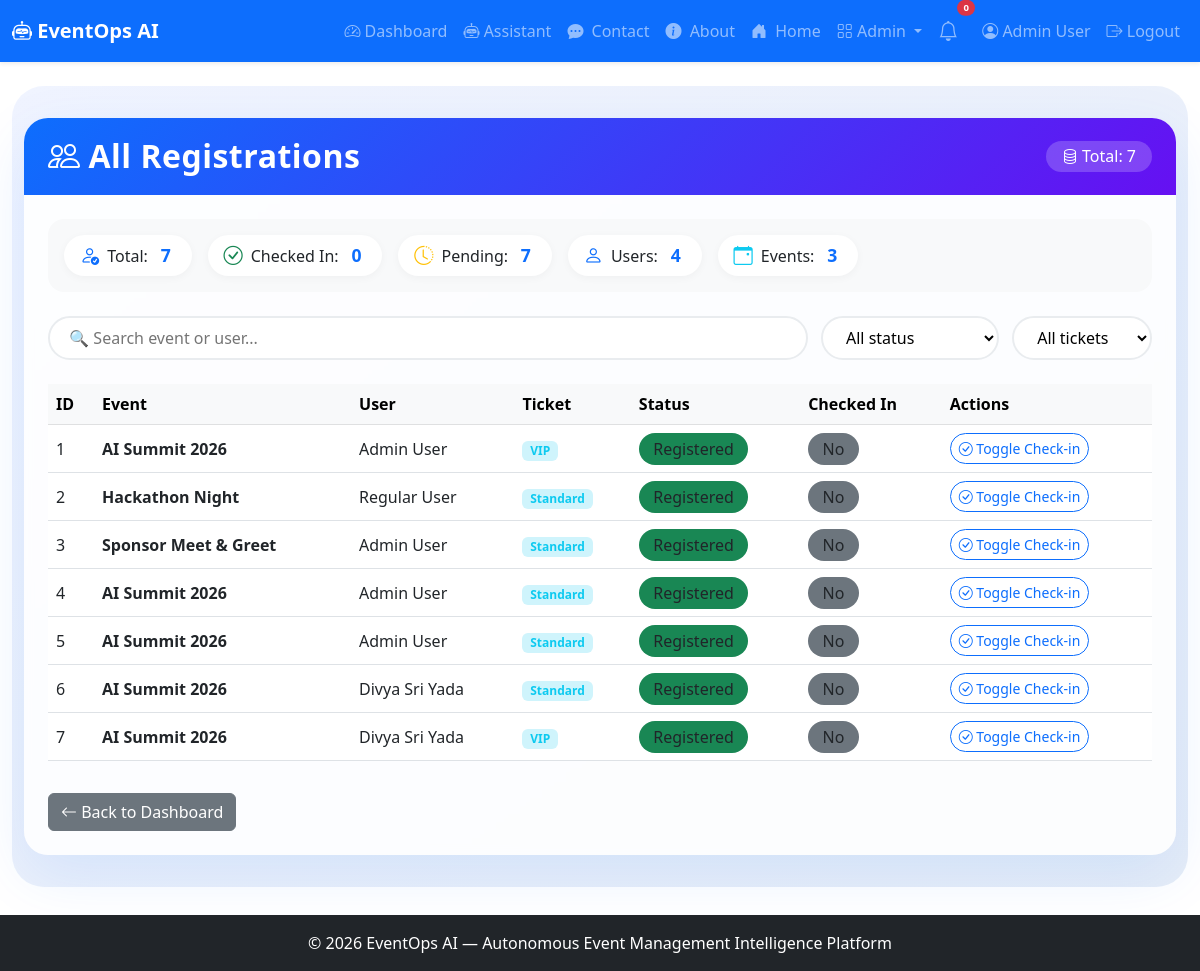
The page /admin/registrations (signed in) on the database its author committed.
### app.py (models this page shows, shortened)
class User(UserMixin, db.Model):
    id = db.Column(db.Integer, primary_key=True)
    name = db.Column(db.String(100), nullable=False)
    email = db.Column(db.String(100), unique=True, nullable=False)
    password_hash = db.Column(db.String(200), nullable=False)
    role = db.Column(db.String(20), default='user')
    created_at = db.Column(db.DateTime, default=lambda: datetime.now(timezone.utc))

class Registration(db.Model):
    id = db.Column(db.Integer, primary_key=True)
    user_id = db.Column(db.Integer, db.ForeignKey('user.id'))
    event_id = db.Column(db.Integer, db.ForeignKey('event.id'))
    ticket_type = db.Column(db.String(50))
    status = db.Column(db.String(20), default='registered')
    checked_in = db.Column(db.Boolean, default=False)
    registered_at = db.Column(db.DateTime, default=lambda: datetime.now(timezone.utc))
    user = db.relationship('User', backref='registrations')
    event = db.relationship('Event', backref='registrations')

class Event(db.Model):
    id = db.Column(db.Integer, primary_key=True)
    title = db.Column(db.String(200), nullable=False)
    description = db.Column(db.Text)
    date = db.Column(db.String(50))
    time = db.Column(db.String(50))
    location = db.Column(db.String(200))
    capacity = db.Column(db.Integer)
    status = db.Column(db.String(20), default='upcoming')
    created_at = db.Column(db.DateTime, default=lambda: datetime.now(timezone.utc))

### app.py (the view)
@app.route('/admin/registrations')
@login_required
def admin_registrations():
    if current_user.role != 'admin':
        abort(403)
    registrations = Registration.query.all()
    return render_template('admin_registrations.html', registrations=registrations)

### app.py (called while the page is built)
@login_manager.user_loader
def load_user(user_id):
    return User.query.get(int(user_id))

### templates/admin_registrations.html (shortened to what this page needs)
{% extends "base.html" %}
{% block content %}
<div class="admin-wrapper">
    <div class="container-fluid">
        <div class="card admin-card">
            <div class="card-header d-flex flex-wrap justify-content-between align-items-center">
                <h2 class="mb-0"><i class="bi bi-people me-2"></i>All Registrations</h2>
                <span class="total-badge">
                    <i class="bi bi-database"></i> Total: {{ registrations|length }}
                </span>
            </div>
            <div class="card-body">
                <div class="stats-row">
                    <div class="stat-item"><i class="bi bi-person-check"></i> Total: <span class="stat-num">{{ registrations|length }}</span></div>
                    <div class="stat-item"><i class="bi bi-check-circle text-success"></i> Checked In: <span class="stat-num">{{ registrations|selectattr('checked_in', 'equalto', True)|list|length }}</span></div>
                    <div class="stat-item"><i class="bi bi-clock-history text-warning"></i> Pending: <span class="stat-num">{{ registrations|selectattr('checked_in', 'equalto', False)|list|length }}</span></div>
                    <div class="stat-item"><i class="bi bi-person text-primary"></i> Users: <span class="stat-num">{{ registrations|map(attribute='user_id')|unique|list|length }}</span></div>
                    <div class="stat-item"><i class="bi bi-calendar-event text-info"></i> Events: <span class="stat-num">{{ registrations|map(attribute='event_id')|unique|list|length }}</span></div>
                </div>
                <div class="filter-bar">
                    <input type="text" id="searchReg" class="search-box" placeholder="🔍 Search event or user...">
                    <select id="filterChecked" class="filter-select">
                        <option value="">All status</option>
                    </select>
                    <select id="filterTicket" class="filter-select">
                        <option value="">All tickets</option>
                    </select>
                </div>
                <div class="table-responsive">
                    <table class="table table-hover align-middle" id="regTable">
                        <thead class="table-light">
                            <tr>
                                <th>ID</th>
                                <th>Event</th>
                                <th>User</th>
                                <th>Ticket</th>
                                <th>Status</th>
                                <th>Checked In</th>
                                <th>Actions</th>
                            </tr>
                        </thead>
                        <tbody>
                            {% for reg in registrations %}
                            <tr data-event="{{ reg.event.title|lower }}"
                                data-user="{{ reg.user.name|lower if reg.user else '' }}"
                                data-checked="{{ reg.checked_in|string|lower }}"
                                data-ticket="{{ reg.ticket_type|lower }}">
                                <td>{{ reg.id }}</td>
                                <td><strong>{{ reg.event.title }}</strong></td>
                                <td>{{ reg.user.name if reg.user else 'N/A' }}</td>
                                <td><span class="badge bg-info-subtle text-info">{{ reg.ticket_type }}</span></td>
                                <td><span class="badge-status bg-{{ 'success' if reg.status == 'registered' else 'warning' }}">{{ reg.status|title }}</span></td>
                                <td>
                                    <span class="badge-status bg-{{ 'success' if reg.checked_in else 'secondary' }}">
                                        {{ 'Yes' if reg.checked_in else 'No' }}
                                    </span>
                                </td>
                                <td>
                                    <a href="{{ url_for('admin_checkin', reg_id=reg.id) }}" class="btn btn-sm btn-outline-primary">
                                        <i class="bi bi-check-circle"></i> Toggle Check-in
                                    </a>
                                </td>
                            </tr>
                            {% endfor %}
                        </tbody>
                    </table>
                </div>
                <div class="mt-3">
                    <a href="{{ url_for('dashboard') }}" class="btn btn-secondary">
                        <i class="bi bi-arrow-left"></i> Back to Dashboard
                    </a>
                </div>
            </div>
        </div>
    </div>
</div>
{% endblock %}

### templates/base.html (shortened to what this page needs)
<!DOCTYPE html>
<html lang="en">
<head>
    <link href="https://cdn.jsdelivr.net/npm/bootstrap@5.3.0/dist/css/bootstrap.min.css" rel="stylesheet">
    <link rel="stylesheet" href="https://cdn.jsdelivr.net/npm/bootstrap-icons@1.11.0/font/bootstrap-icons.css">
    <link rel="stylesheet" href="{{ url_for('static', filename='css/style.css') }}">
</head>
<body>
    <nav class="navbar navbar-expand-lg navbar-dark bg-primary shadow-sm">
        <div class="container-fluid">
            <a class="navbar-brand fw-bold" href="{{ url_for('index') }}">
                <i class="bi bi-robot"></i> EventOps AI
            </a>
            <div class="collapse navbar-collapse" id="navbarNav">
                <ul class="navbar-nav ms-auto align-items-lg-center">
                    {% if current_user.is_authenticated %}
                        <li class="nav-item">
                            <a class="nav-link" href="{{ url_for('dashboard') }}">
                                <i class="bi bi-speedometer2"></i> Dashboard
                            </a>
                        </li>
                        <li class="nav-item">
                            <a class="nav-link" href="{{ url_for('assistant_page') }}">
                                <i class="bi bi-robot"></i> Assistant
                            </a>
                        </li>
                        <li class="nav-item">
                            <a class="nav-link" href="{{ url_for('contact') }}">
                                <i class="bi bi-chat-dots-fill me-1"></i> Contact
                            </a>
                        </li>
                         <li class="nav-item">
                            <a class="nav-link" href="{{ url_for('about') }}">
                                <i class="bi bi-info-circle-fill me-1"></i> About
                            </a>
                        </li>
                        <li class="nav-item">
                            <a class="nav-link" href="{{ url_for('index') }}">
                                <i class="bi bi-house-door-fill me-1"></i> Home
                            </a>
                        </li>
                        {% if current_user.role == 'admin' %}
                        <li class="nav-item dropdown">
                            <a class="nav-link dropdown-toggle" href="#" role="button" data-bs-toggle="dropdown">
                                <i class="bi bi-grid"></i> Admin
                            </a>
                        </li>
                        {% endif %}
                        <li class="nav-item position-relative me-2">
                            <a class="nav-link" href="#" title="Notifications" data-bs-toggle="dropdown">
                                <i class="bi bi-bell fs-5"></i>
                                <span class="position-absolute top-0 start-100 translate-middle badge rounded-pill bg-danger" style="font-size:0.6rem;">
                                    0
                                </span>
                            </a>
                        </li>
                        <li class="nav-item">
                            <a class="nav-link" href="{{ url_for('profile') }}">
                                <i class="bi bi-person-circle"></i> {{ current_user.name }}
                            </a>
                        </li>
                        <li class="nav-item">
                            <a class="nav-link" href="{{ url_for('logout') }}">
                                <i class="bi bi-box-arrow-right"></i> Logout
                            </a>
                        </li>
                    {% endif %}
                </ul>
            </div>
        </div>
    </nav>
    <main class="container-fluid py-4">
        {% block content %}{% endblock %}
    </main>
    <footer class="footer bg-dark text-white py-3 mt-4">
        <div class="container text-center">
            <span>© 2026 EventOps AI — Autonomous Event Management Intelligence Platform</span>
        </div>
    </footer>
</body>
</html>

### static/css/style.css (style rules this page uses)
body { padding-bottom: 60px; }
.footer { position: fixed; bottom: 0; width: 100%; }

### templates/admin_registrations.html (style rules this page uses)
.admin-wrapper { background: linear-gradient(145deg, #f0f4ff 0%, #e6edf7 100%); padding: 2rem 0; border-radius: 2rem; }
.admin-card { border: none; border-radius: 1.5rem; box-shadow: 0 20px 60px rgba(13, 110, 253, 0.10); background: rgba(255, 255, 255, 0.85); backdrop-filter: blur(4px); overflow: hidden; }
.admin-card .card-header { background: linear-gradient(135deg, #0d6efd, #6610f2); color: white; padding: 1.2rem 1.5rem; border: none; }
.admin-card .card-header h2 { font-weight: 700; letter-spacing: 0.5px; }
.admin-card .card-body { padding: 1.5rem; }
.stats-row { display: flex; flex-wrap: wrap; gap: 1rem; margin-bottom: 1.5rem; background: #f8f9fa; border-radius: 1rem; padding: 1rem; }
.stats-row .stat-item { display: flex; align-items: center; gap: 0.5rem; background: white; padding: 0.4rem 1rem; border-radius: 50px; box-shadow: 0 2px 8px rgba(0,0,0,0.04); }
.stats-row .stat-item i { font-size: 1.2rem; color: #0d6efd; }
.stats-row .stat-item .stat-num { font-weight: 700; color: #0d6efd; font-size: 1.1rem; margin: 0 0.3rem; }
.filter-bar { display: flex; flex-wrap: wrap; gap: 0.8rem; margin-bottom: 1.5rem; }
.filter-bar .search-box { flex: 1; min-width: 200px; border-radius: 50px; border: 2px solid #e9ecef; padding: 0.5rem 1.2rem; transition: all 0.2s; background: white; }
.filter-bar .filter-select { border-radius: 50px; border: 2px solid #e9ecef; padding: 0.5rem 1.2rem; background: white; transition: all 0.2s; min-width: 140px; }
.table-hover tbody tr { transition: all 0.2s ease; }
.badge-status { padding: 0.3rem 0.9rem; border-radius: 30px; font-weight: 500; }
.btn-outline-primary { border-radius: 30px; transition: all 0.2s; }
.total-badge { background: rgba(255,255,255,0.2); padding: 0.2rem 1rem; border-radius: 30px; font-weight: 500; }

### rows shown on the page
User: name "Admin User"
Registration: id "1", event "AI Summit 2026", user "Admin User", ticket_type "VIP", status "Registered", checked_in "No"
Registration: id "2", event "Hackathon Night", user "Regular User", ticket_type "Standard", status "Registered", checked_in "No"
Registration: id "3", event "Sponsor Meet & Greet", user "Admin User", ticket_type "Standard", status "Registered", checked_in "No"
Registration: id "4", event "AI Summit 2026", user "Admin User", ticket_type "Standard", status "Registered", checked_in "No"
Registration: id "5", event "AI Summit 2026", user "Admin User", ticket_type "Standard", status "Registered", checked_in "No"
Registration: id "6", event "AI Summit 2026", user "Divya Sri Yada", ticket_type "Standard", status "Registered", checked_in "No"
Registration: id "7", event "AI Summit 2026", user "Divya Sri Yada", ticket_type "VIP", status "Registered", checked_in "No"

### other values the page prints
{{ registrations|length }} "7"
{{ registrations|selectattr('checked_in', 'equalto', True)|list|length }} "0"
{{ registrations|selectattr('checked_in', 'equalto', False)|list|length }} "7"
{{ registrations|map(attribute='user_id')|unique|list|length }} "4"
{{ registrations|map(attribute='event_id')|unique|list|length }} "3"
